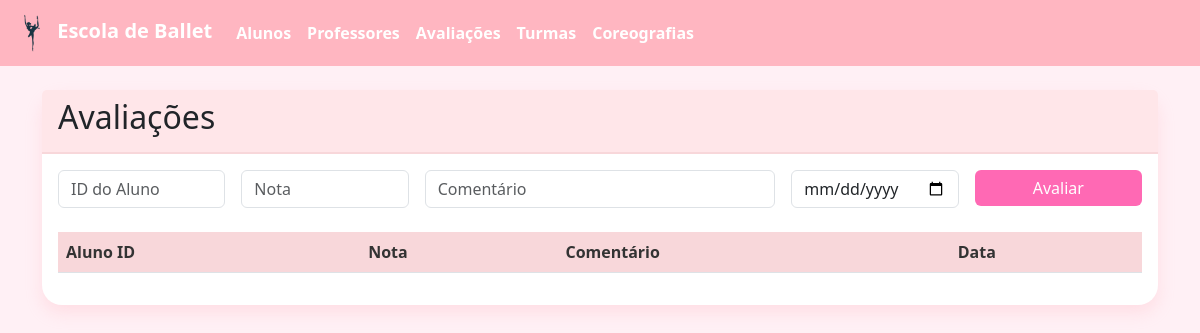
Before: /avaliacoes with the older database file.
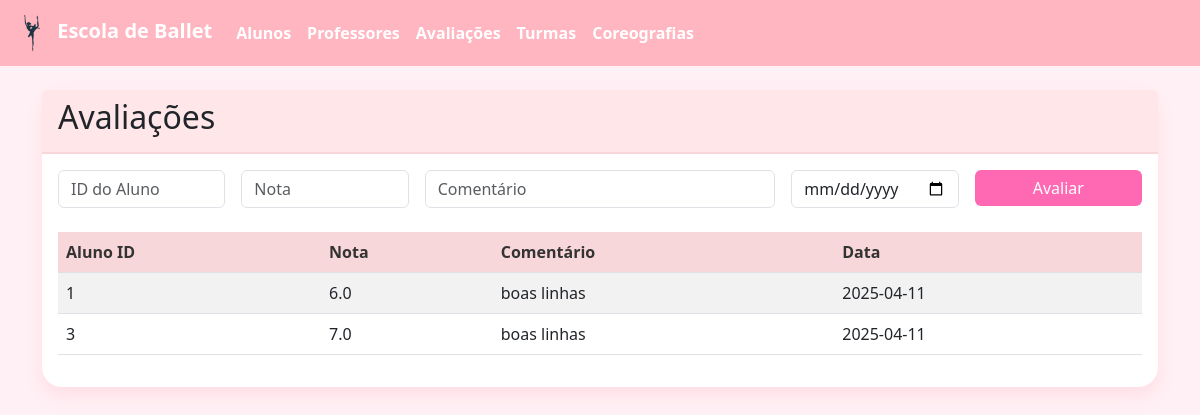
After: the same page with the newer database file.
### tables this page shows
CREATE TABLE Avaliacao (
    id INTEGER PRIMARY KEY AUTOINCREMENT,
    aluno_id INTEGER,
    nota REAL NOT NULL,
    comentario TEXT NOT NULL,
    data_avaliacao DATE,
    observador_externo TEXT,
    FOREIGN KEY(aluno_id) REFERENCES Aluno(id)
);

### app.py (the view)
@app.route('/avaliacoes')
def mostrar_avaliacoes():
    avaliacoes = listar_avaliacoes()
    return render_template('avaliacoes.html', avaliacoes=avaliacoes)

### db/connection.py (called while the page is built)
def conectar():
    return sqlite3.connect('ballet.db')

### models/avaliacao.py (called while the page is built)
def listar_avaliacoes():
    conn = conectar()
    cursor = conn.cursor()
    cursor.execute("SELECT * FROM Avaliacao")
    resultado = cursor.fetchall()
    conn.close()
    return resultado

### templates/avaliacoes.html
{% extends "base.html" %}
{% block content %}
<div class="card">
  <div class="card-header">
    <h2>Avaliações</h2>
  </div>
  <div class="card-body">
    <form method="POST" action="{{ url_for('adicionar_avaliacao') }}" class="row g-3 mb-4">
      <div class="col-md-2">
        <input type="number" name="aluno_id" class="form-control" placeholder="ID do Aluno" required>
      </div>
      <div class="col-md-2">
        <input type="number" name="nota" step="0.1" class="form-control" placeholder="Nota" required>
      </div>
      <div class="col-md-4">
        <input type="text" name="comentario" class="form-control" placeholder="Comentário" required>
      </div>
      <div class="col-md-2">
        <input type="date" name="data_avaliacao" class="form-control">
      </div>
      <div class="col-md-2">
        <button type="submit" class="btn btn-primary w-100">Avaliar</button>
      </div>
    </form>
    <table class="table table-striped">
      <thead>
        <tr>
          <th>Aluno ID</th>
          <th>Nota</th>
          <th>Comentário</th>
          <th>Data</th>
        </tr>
      </thead>
      <tbody>
        {% for av in avaliacoes %}
        <tr>
          <td>{{ av[1] }}</td>
          <td>{{ av[2] }}</td>
          <td>{{ av[3] }}</td>
          <td>{{ av[4] or '-' }}</td>
        </tr>
        {% endfor %}
      </tbody>
    </table>
  </div>
</div>
{% endblock %}

Changed rows visible on the page:
added Avaliacao: aluno "1", nota "6.0", comentario "boas linhas", data_avaliacao "2025-04-11"
added Avaliacao: aluno "3", nota "7.0", comentario "boas linhas", data_avaliacao "2025-04-11"
